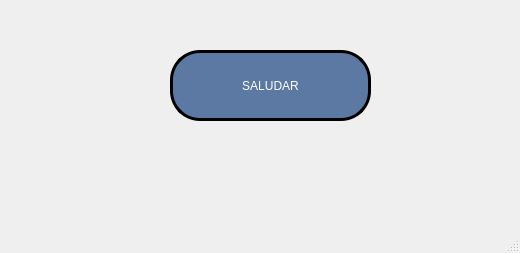
<?xml version="1.0" encoding="UTF-8"?>
<ui version="4.0">
 <class>MainWindow</class>
 <widget class="QMainWindow" name="MainWindow">
  <property name="geometry">
   <rect>
    <x>0</x>
    <y>0</y>
    <width>520</width>
    <height>253</height>
   </rect>
  </property>
  <property name="windowTitle">
   <string>MainWindow</string>
  </property>
  <widget class="QWidget" name="centralwidget">
   <widget class="QPushButton" name="btn_saludar">
    <property name="geometry">
     <rect>
      <x>170</x>
      <y>50</y>
      <width>201</width>
      <height>71</height>
     </rect>
    </property>
    <property name="styleSheet">
     <string notr="true">background-color: rgb(91, 121, 163);
color: rgb(255, 255, 255);
border-radius: 30px;
border: 3px solid black;

</string>
    </property>
    <property name="text">
     <string>SALUDAR</string>
    </property>
   </widget>
  </widget>
  <widget class="QMenuBar" name="menubar">
   <property name="geometry">
    <rect>
     <x>0</x>
     <y>0</y>
     <width>520</width>
     <height>24</height>
    </rect>
   </property>
  </widget>
  <widget class="QStatusBar" name="statusbar"/>
 </widget>
 <resources/>
 <connections/>
</ui>
